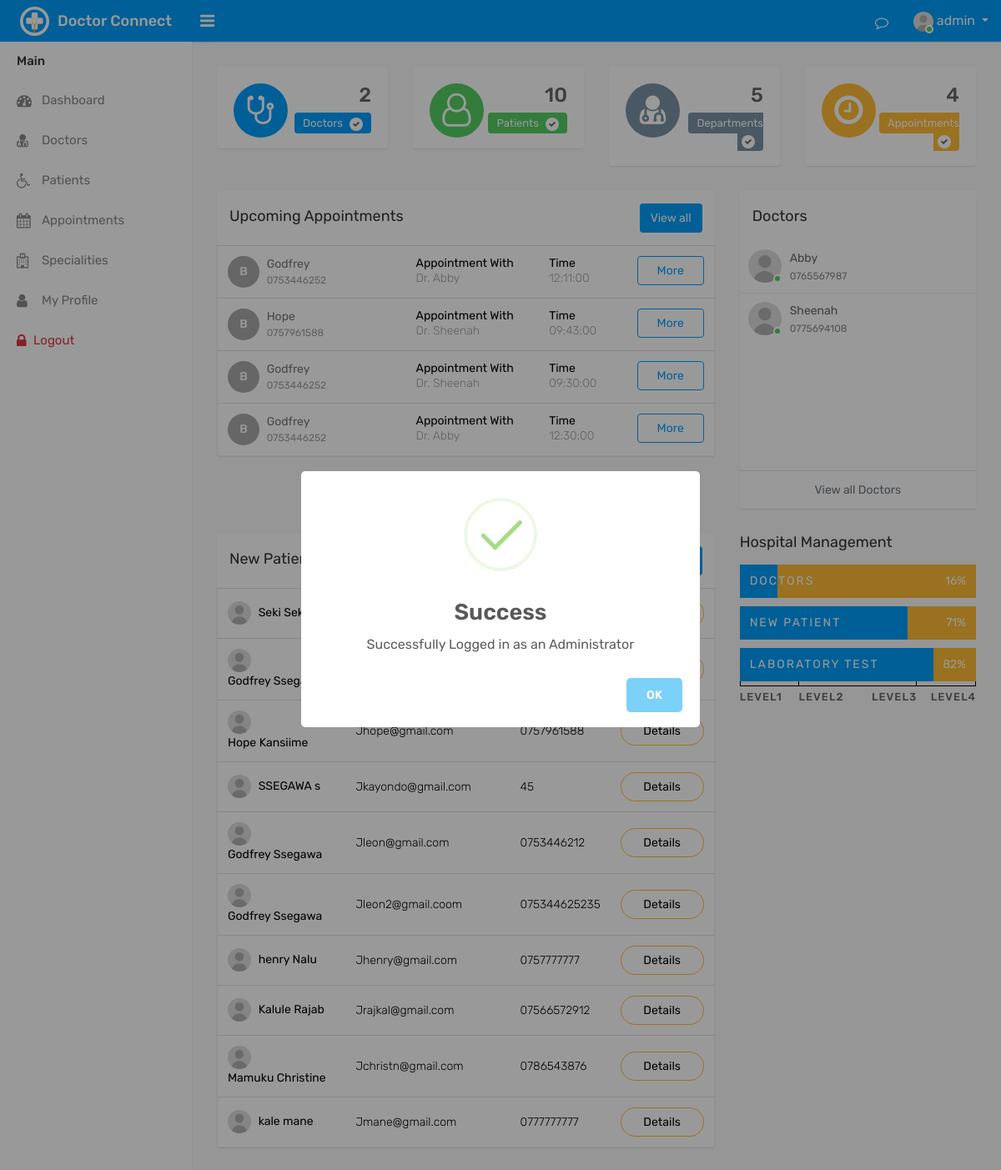
Screenshot of /?view=dashboard (signed in) with the database file from the repository.
### tables this page shows
CREATE TABLE `appointments` (
  `appointment_id` int(11) NOT NULL,
  `patient_id` int(11) NOT NULL,
  `doctor_id` int(11) NOT NULL,
  `appointment_date` date NOT NULL,
  `appointment_message` text NOT NULL,
  `appointment_status` varchar(100) NOT NULL DEFAULT 'pending',
  `appointment_time` time NOT NULL,
  `appointment_create_date` timestamp NOT NULL DEFAULT current_timestamp()
);

CREATE TABLE `patients` (
  `patient_id` int(11) NOT NULL,
  `patient_first_name` varchar(255) NOT NULL,
  `patient_last_name` varchar(255) NOT NULL,
  `patient_email` varchar(255) NOT NULL,
  `patient_contact` varchar(255) NOT NULL,
  `patient_age` int(3) NOT NULL,
  `patient_gender` varchar(11) NOT NULL DEFAULT 'm',
  `patient_profile_image` varchar(255) NOT NULL DEFAULT 'user.jpg',
  `patient_password` varchar(255) NOT NULL,
  `patient_create_date` timestamp NOT NULL DEFAULT current_timestamp()
);

CREATE TABLE `doctors` (
  `doctor_id` int(11) NOT NULL,
  `doctor_first_name` varchar(255) NOT NULL,
  `doctor_email` varchar(255) NOT NULL,
  `doctor_contact` varchar(100) NOT NULL,
  `doctor_last_name` varchar(255) NOT NULL,
  `doctor_gender` varchar(100) NOT NULL DEFAULT 'm',
  `status` varchar(255) NOT NULL DEFAULT 'active',
  `doctor_biography` text NOT NULL DEFAULT '""',
  `profile_image` varchar(255) NOT NULL DEFAULT 'user.jpg',
  `department_id` int(11) NOT NULL,
  `doctor_password` varchar(255) NOT NULL,
  `doctor_create_date` timestamp NOT NULL DEFAULT current_timestamp()
);

### backend/db/db.php (called while the page is built)
<?php
class DB{
   public static   $db = null;
   public static function getConnection(){
      try{
      $host = "localhost";
      $dbname  = "hospital";
      DB::$db = new PDO("mysql:host=$host;dbname=$dbname","admin","admin");
      DB::$db->setAttribute(PDO::ATTR_ERRMODE,PDO::ERRMODE_EXCEPTION);
      }catch(Exception $e){
         print_r($e->getMessage());
      }
      return DB::$db;
   }
}

### backend/controllers/doctors_controller.php (called while the page is built, shortened)
<?php
function getDoctors(){
     return DB::getConnection()->query("SELECT doctors.*,departments.*,avg(ratings.rating_value) as rating FROM doctors
     join departments on departments.department_id=doctors.department_id
     left join ratings on ratings.doctor_id=doctors.doctor_id group by(doctors.doctor_id)
     ")->fetchAll();
}

### routes/routes.php (called while the page is built, shortened)
<?php
$view = "";
require("backend/db/db.php");
require("backend/controllers/doctors_controller.php");
require("backend/controllers/patients_controller.php");
require("backend/controllers/dept_controller.php");
require("backend/controllers/apt_controller.php");
if(isset($_GET["view"])){
  $view = $_GET["view"];
}
if($view=="dashboard"){
  $doctors = getDoctors();
  $patients = getPatients();
  $appointments = getApts($_GET);
  $depts = getDepts($_GET);
}

### backend/controllers/patients_controller.php (called while the page is built, shortened)
<?php
function getPatients(){
     return DB::getConnection()->query("SELECT * FROM patients")->fetchAll();
}

### backend/controllers/dept_controller.php (called while the page is built, shortened)
<?php
function getDepts(){
     return DB::getConnection()->query("SELECT * FROM departments")->fetchAll();
}

### backend/controllers/apt_controller.php (called while the page is built, shortened)
<?php
function getApts(array $request){
    $query_append="";
     return DB::getConnection()->query("SELECT * FROM appointments
     join doctors on doctors.doctor_id=appointments.doctor_id
     join departments on doctors.department_id=departments.department_id
     join patients on patients.patient_id=appointments.patient_id $query_append")->fetchAll();
}

### views/dashboard.php (the view, shortened to what this page needs)
    <div class="page-wrapper">
        <div class="content">
            <div class="row">
                <div class="col-md-6 col-sm-6 col-lg-6 col-xl-3">
                    <div class="dash-widget">
			<span class="dash-widget-bg1"><i class="fa fa-stethoscope" aria-hidden="true"></i></span>
			<div class="dash-widget-info text-right">
				<h3><?php echo count($doctors) ?></h3>
				<span class="widget-title1">Doctors <i class="fa fa-check" aria-hidden="true"></i></span>
			</div>
                    </div>
                </div>
                <div class="col-md-6 col-sm-6 col-lg-6 col-xl-3">
                    <div class="dash-widget">
                        <span class="dash-widget-bg2"><i class="fa fa-user-o"></i></span>
                        <div class="dash-widget-info text-right">
                        <h3><?php echo count($patients) ?></h3>
                            <span class="widget-title2">Patients <i class="fa fa-check" aria-hidden="true"></i></span>
                        </div>
                    </div>
                </div>
                <div class="col-md-6 col-sm-6 col-lg-6 col-xl-3">
                    <div class="dash-widget">
                        <span class="dash-widget-bg3"><i class="fa fa-user-md" aria-hidden="true"></i></span>
                        <div class="dash-widget-info text-right">
                            <h3><?php echo count($depts) ?></h3>
                            <span class="widget-title3">Departments <i class="fa fa-check" aria-hidden="true"></i></span>
                        </div>
                    </div>
                </div>
                <div class="col-md-6 col-sm-6 col-lg-6 col-xl-3">
                    <div class="dash-widget">
                        <span class="dash-widget-bg4"><i class="fa fa-clock-o" aria-hidden="true"></i></span>
                        <div class="dash-widget-info text-right">
                        <h3><?php echo count($appointments) ?></h3>
                            <span class="widget-title4">Appointments <i class="fa fa-check" aria-hidden="true"></i></span>
                        </div>
                    </div>
                </div>
            </div>
<div class="row">
	<div class="col-12 col-md-6 col-lg-8 col-xl-8">
		<div class="card" style="min-height:300px ;">
			<div class="card-header">
				<h4 class="card-title d-inline-block">Upcoming Appointments</h4> <a href="?view=appointments" class="btn btn-primary float-right">View all</a>
			</div>
			<div class="card-body p-0">
				<div class="table-responsive">
					<table class="table mb-0">
						<tbody>
                                    <?php foreach($appointments as $appointment):?>
							<tr>
								<td style="min-width: 200px;">
									<a class="avatar" href="profile.html">B</a>
									<h2><a href="profile.html"><?php echo $appointment["patient_first_name"] ?><span><?php echo $appointment["patient_contact"] ?></span></a></h2>
								</td>
								<td>
									<h5 class="time-title p-0">Appointment With</h5>
									<p>Dr. <?php echo $appointment["doctor_first_name"] ?></p>
								</td>
								<td>
									<h5 class="time-title p-0">Time</h5>
									<p><?php echo $appointment["appointment_time"] ?></p>
								</td>
								<td class="text-right">
									<a href="?view=appointments" class="btn btn-outline-primary take-btn">More</a>
								</td>
							</tr>
                                        <?php endforeach ?>
						</tbody>
					</table>
				</div>
			</div>
		</div>
	</div>
                <div class="col-12 col-md-6 col-lg-4 col-xl-4">
                    <div class="card member-panel">
			<div class="card-header bg-white">
				<h4 class="card-title mb-0">Doctors</h4>
			</div>
                        <div class="card-body">
                            <ul class="contact-list">
                            <?php foreach($doctors as $doctor):?>
                                <li>
                                    <div class="contact-cont">
                                        <div class="float-left user-img m-r-10">
                                            <a href="profile.html" title="John Doe"><img src="assets/img/user.jpg" alt="" class="w-40 rounded-circle"><span class="status online"></span></a>
                                        </div>
                                        <div class="contact-info">
                                            <span class="contact-name text-ellipsis"><?php echo $doctor["doctor_first_name"] ?></span>
                                            <span class="contact-date"><?php echo $doctor["doctor_contact"] ?></span>
                                        </div>
                                    </div>
                                </li>
                            <?php endforeach?>
                            </ul>
                        </div>
                        <div class="card-footer text-center bg-white">
                            <a href="?view=doctors" class="text-muted">View all Doctors</a>
                        </div>
                    </div>
                </div>
</div>
<div class="row">
	<div class="col-12 col-md-6 col-lg-8 col-xl-8" >
		<div class="card" style="min-height:300px ;">
			<div class="card-header">
				<h4 class="card-title d-inline-block">New Patients </h4> <a href="patients.html" class="btn btn-primary float-right">View all</a>
			</div>
			<div class="card-block">
				<div class="table-responsive">
					<table class="table mb-0 new-patient-table">
						<tbody>
                                    <?php foreach($patients as $patient):?>
							<tr>
								<td>
									<img width="28" height="28" class="rounded-circle" src="assets/img/user.jpg" alt="">
									<h2><?php echo $patient["patient_first_name"] ?> <?php echo $patient["patient_last_name"] ?></h2>
								</td>
								<td>J<?php echo $patient["patient_email"] ?></td>
								<td><?php echo $patient["patient_contact"] ?></td>
								<td><a href="?view=patients"><button class="btn btn-primary btn-primary-one float-right">Details</button></a> </td>
							</tr>
                                        <?php endforeach ?>
						</tbody>
					</table>
				</div>
			</div>
		</div>
	</div>
	<div class="col-12 col-md-6 col-lg-4 col-xl-4">
		<div class="hospital-barchart">
			<h4 class="card-title d-inline-block">Hospital Management</h4>
		</div>
		<div class="bar-chart">
			<div class="legend">
				<div class="item">
					<h4>Level1</h4>
				</div>
				<div class="item">
					<h4>Level2</h4>
				</div>
				<div class="item text-right">
					<h4>Level3</h4>
				</div>
				<div class="item text-right">
					<h4>Level4</h4>
				</div>
			</div>
			<div class="chart clearfix">
				<div class="item">
					<div class="bar">
						<span class="percent">16%</span>
						<div class="item-progress" data-percent="16">
							<span class="title">Doctors</span>
						</div>
					</div>
				</div>
				<div class="item">
					<div class="bar">
						<span class="percent">71%</span>
						<div class="item-progress" data-percent="71">
							<span class="title">New Patient</span>
						</div>
					</div>
				</div>
				<div class="item">
					<div class="bar">
						<span class="percent">82%</span>
						<div class="item-progress" data-percent="82">
							<span class="title">Laboratory Test</span>
						</div>
					</div>
				</div>
			</div>
		</div>
	 </div>
</div>
        </div>
    </div>
</div>

### rows the page displays
appointments: patient.patient_first_name "Godfrey", patient.patient_contact "0753446252", doctor.doctor_first_name "Abby", appointment_time "12:11:00"
appointments: patient.patient_first_name "Hope", patient.patient_contact "0757961588", doctor.doctor_first_name "Sheenah", appointment_time "09:43:00"
appointments: patient.patient_first_name "Godfrey", patient.patient_contact "0753446252", doctor.doctor_first_name "Sheenah", appointment_time "09:30:00"
appointments: patient.patient_first_name "Godfrey", patient.patient_contact "0753446252", doctor.doctor_first_name "Abby", appointment_time "12:30:00"
doctors: doctor_first_name "Abby", doctor_contact "0765567987"
doctors: doctor_first_name "Sheenah", doctor_contact "0775694108"
patients: patient_first_name "Seki", patient_last_name "Seki"
patients: patient_first_name "Godfrey", patient_last_name "Ssegawa"
patients: patient_first_name "Hope", patient_last_name "Kansiime", patient_email "hope@gmail.com", patient_contact "0757961588"
patients: patient_first_name "SSEGAWA", patient_last_name "s", patient_email "kayondo@gmail.com", patient_contact "45"
patients: patient_first_name "Godfrey", patient_last_name "Ssegawa", patient_email "leon@gmail.com", patient_contact "0753446212"
patients: patient_first_name "Godfrey", patient_last_name "Ssegawa", patient_email "leon2@gmail.coom", patient_contact "075344625235"
patients: patient_first_name "henry", patient_last_name "Nalu", patient_email "henry@gmail.com", patient_contact "0757777777"
patients: patient_first_name "Kalule", patient_last_name "Rajab", patient_email "rajkal@gmail.com", patient_contact "07566572912"
patients: patient_first_name "Mamuku", patient_last_name "Christine", patient_email "christn@gmail.com", patient_contact "0786543876"
patients: patient_first_name "kale", patient_last_name "mane", patient_email "mane@gmail.com", patient_contact "0777777777"

### other values shown
$_SESSION["role"] "admin"
count($doctors) "2"
count($patients) "10"
count($depts) "5"
count($appointments) "4"
